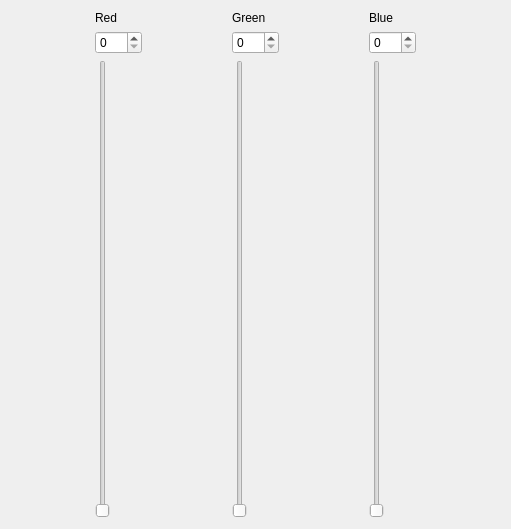
<?xml version="1.0" encoding="UTF-8"?>
<ui version="4.0">
 <class>Form</class>
 <widget class="QWidget" name="Form">
  <property name="geometry">
   <rect>
    <x>0</x>
    <y>0</y>
    <width>511</width>
    <height>529</height>
   </rect>
  </property>
  <property name="windowTitle">
   <string>RGB</string>
  </property>
  <layout class="QHBoxLayout" name="horizontalLayout">
   <item>
    <layout class="QGridLayout" name="gridLayout">
     <item row="0" column="0">
      <widget class="QLabel" name="label">
       <property name="text">
        <string>Red</string>
       </property>
      </widget>
     </item>
     <item row="1" column="0">
      <widget class="QSpinBox" name="spinBox">
       <property name="maximum">
        <number>255</number>
       </property>
      </widget>
     </item>
     <item row="2" column="0">
      <widget class="QSlider" name="verticalSlider">
       <property name="maximum">
        <number>255</number>
       </property>
       <property name="orientation">
        <enum>Qt::Vertical</enum>
       </property>
      </widget>
     </item>
    </layout>
   </item>
   <item>
    <layout class="QGridLayout" name="gridLayout_2">
     <item row="0" column="0">
      <widget class="QLabel" name="label_2">
       <property name="text">
        <string>Green</string>
       </property>
      </widget>
     </item>
     <item row="1" column="0">
      <widget class="QSpinBox" name="spinBox_2">
       <property name="maximum">
        <number>255</number>
       </property>
      </widget>
     </item>
     <item row="2" column="0">
      <widget class="QSlider" name="verticalSlider_2">
       <property name="maximum">
        <number>255</number>
       </property>
       <property name="orientation">
        <enum>Qt::Vertical</enum>
       </property>
      </widget>
     </item>
    </layout>
   </item>
   <item>
    <layout class="QGridLayout" name="gridLayout_3">
     <item row="0" column="0">
      <widget class="QLabel" name="label_3">
       <property name="text">
        <string>Blue</string>
       </property>
      </widget>
     </item>
     <item row="1" column="0">
      <widget class="QSpinBox" name="spinBox_3">
       <property name="maximum">
        <number>255</number>
       </property>
      </widget>
     </item>
     <item row="2" column="0">
      <widget class="QSlider" name="verticalSlider_3">
       <property name="maximum">
        <number>255</number>
       </property>
       <property name="orientation">
        <enum>Qt::Vertical</enum>
       </property>
      </widget>
     </item>
    </layout>
   </item>
  </layout>
 </widget>
 <resources/>
 <connections>
  <connection>
   <sender>verticalSlider</sender>
   <signal>valueChanged(int)</signal>
   <receiver>spinBox</receiver>
   <slot>setValue(int)</slot>
   <hints>
    <hint type="sourcelabel">
     <x>71</x>
     <y>260</y>
    </hint>
    <hint type="destinationlabel">
     <x>84</x>
     <y>39</y>
    </hint>
   </hints>
  </connection>
  <connection>
   <sender>verticalSlider_2</sender>
   <signal>valueChanged(int)</signal>
   <receiver>spinBox_2</receiver>
   <slot>setValue(int)</slot>
   <hints>
    <hint type="sourcelabel">
     <x>235</x>
     <y>156</y>
    </hint>
    <hint type="destinationlabel">
     <x>235</x>
     <y>40</y>
    </hint>
   </hints>
  </connection>
  <connection>
   <sender>verticalSlider_3</sender>
   <signal>valueChanged(int)</signal>
   <receiver>spinBox_3</receiver>
   <slot>setValue(int)</slot>
   <hints>
    <hint type="sourcelabel">
     <x>405</x>
     <y>178</y>
    </hint>
    <hint type="destinationlabel">
     <x>405</x>
     <y>40</y>
    </hint>
   </hints>
  </connection>
 </connections>
</ui>
